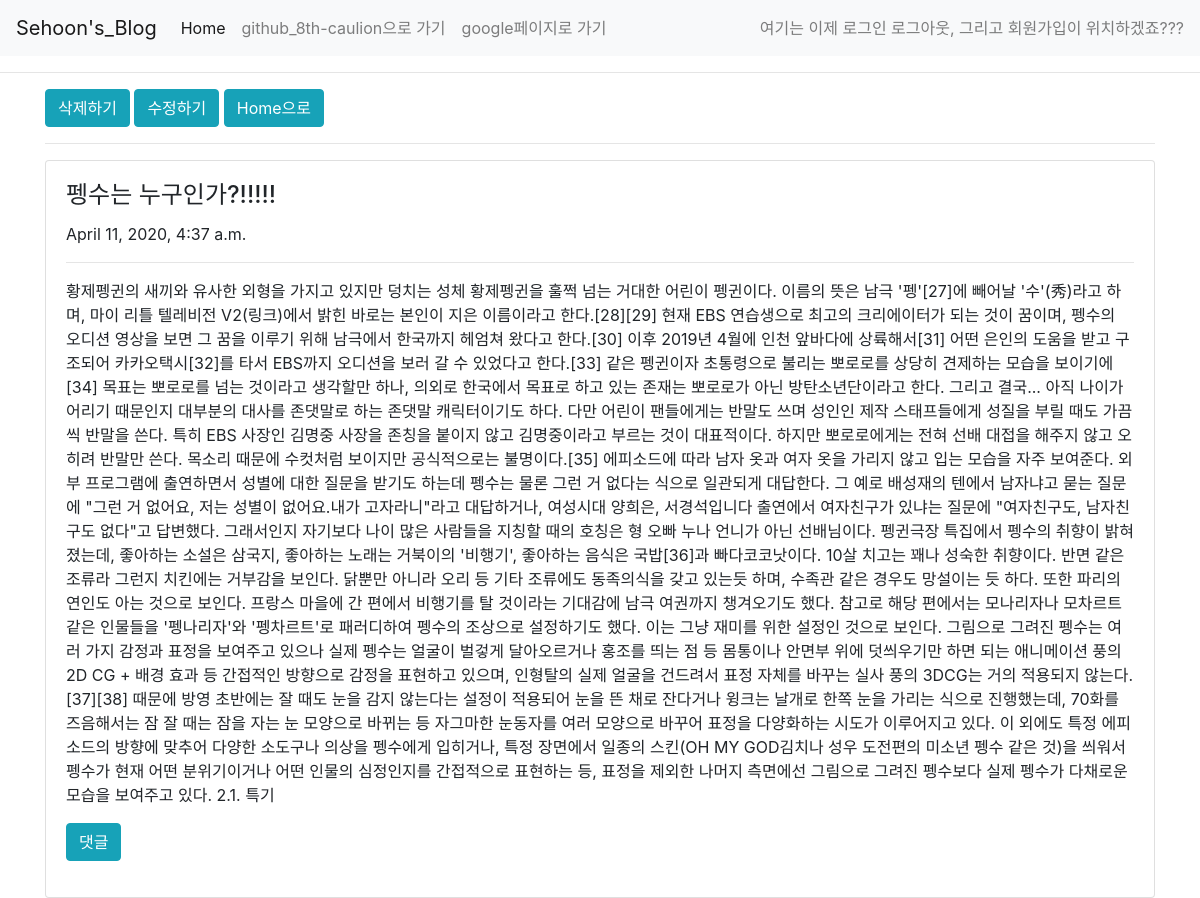
The page /blog/7 on the database its author committed.
### blogpost/models.py (models this page shows, shortened)
class Blog(models.Model):
    user_id = models.IntegerField()
    title = models.CharField(max_length = 200)
    pub_date = models.DateTimeField('date published')
    body = models.TextField()

### blogpost/views.py (the view)
# urls.py: path('blog/<int:blog_id>', blogpost.views.detail, name="detail"),
def detail(request, blog_id):
    details = get_object_or_404(Blog, pk = blog_id)
    return render(request, 'detail.html', {'details' : details})

### blogpost/templates/detail.html (shortened to what this page needs)
{% extends 'base.html' %}
{% block content %}
<a href="{% url 'delete' details.id %}"><button type="button" class="btn btn-info">삭제하기</button></a>
<a href="{% url 'edit' details.id %}"><button type="button" class="btn btn-info">수정하기</button></a>
<a href="{% url 'home' %}" class="btn btn-info">Home으로</a>
<hr>
<div class="row">
    <div class="col-sm-12">
        <div class="card">
            <div class="card-body">
                <h4 class="card-title">{{details.title}}</h4>
                {{details.pub_date}}
                <hr>
                <p class="card-text">{{details.body}}</p>
                <p>
                    <a class="btn btn-info" data-toggle="collapse" href="#collapseExample" role="button"
                        aria-expanded="false" aria-controls="collapseExample">
                        댓글
                    </a>
                </p>
            </div>
        </div>
    </div>
</div>
{% endblock %}

### rows shown on the page
Blog: title "펭수는 누구인가?!!!!!", pub_date "April 11, 2020, 4:37 a.m.", body "황제펭귄의 새끼와 유사한 외형을 가지고 있지만 덩치는 성체 황제펭귄을 훌쩍 넘는 거대한 어린이 펭귄이다. 이름의 뜻은 남극 '펭'[27]에 빼어날 '수'(秀)라고 하며, 마이 리틀 텔레비전 V2(링크)에서 밝힌 바로는 본인이 지은 이름이라고 한다.[28][29] 현재 EBS 연습생으로 최고의 크리에이터가 되는 것이 꿈이며, 펭수의 오디션 영상을 보면 그 꿈을 이루기 위해 남극에서 한국까지 헤엄쳐 왔다고 한다.[30] 이후 2019년 4월에 인천 앞바다에 상륙해서[31] 어떤 은인의 도움을 받고 구조되어 카카오택시[32]를 타서 EBS까지 오디션을 보러 갈 수 있었다고 한다.[33] 같은 펭귄이자 초통령으로 불리는 뽀로로를 상당히 견제하는 모습을 보이기에[34] 목표는 뽀로로를 넘는 것이라고 생각할만 하나, 의외로 한국에서 목표로 하고 있는 존재는 뽀로로가 아닌 방탄소년단이라고 한다. 그리고 결국... 아직 나이가 어리기 때문인지 대부분의 대사를 존댓말로 하는 존댓말 캐릭터이기도 하다. 다만 어린이 팬들에게는 반말도 쓰며 성인인 제작 스태프들에게 성질을 부릴 때도 가끔씩 반말을 쓴다. 특히 EBS 사장인 김명중 사장을 존칭을 붙이지 않고 김명중이라고 부르는 것이 대표적이다. 하지만 뽀로로에게는 전혀 선배 대접을 해주지 않고 오히려 반말만 쓴다. 목소리 때문에 수컷처럼 보이지만 공식적으로는 불명이다.[35] 에피소드에 따라 남자 옷과…"
